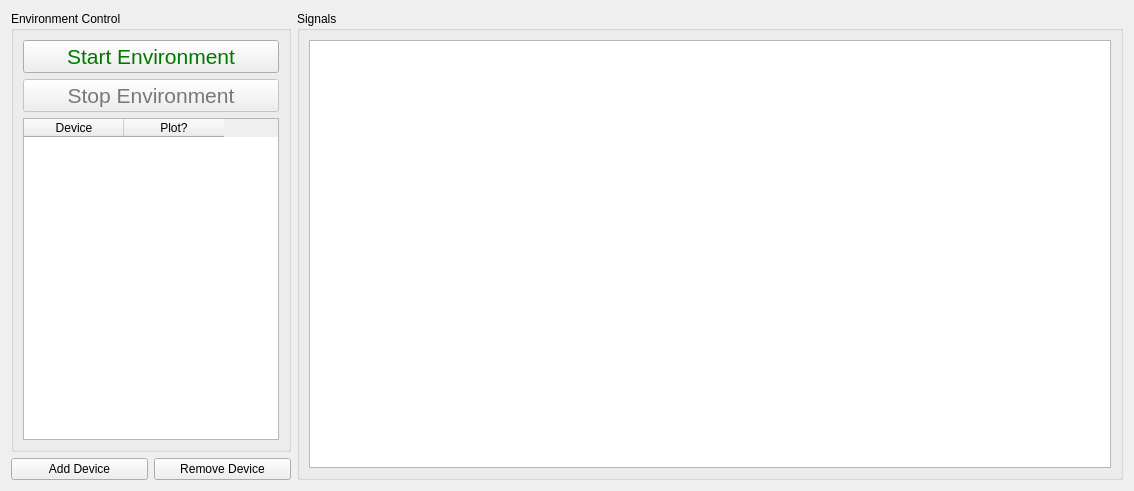
<?xml version="1.0" encoding="UTF-8"?>
<ui version="4.0">
 <class>Form</class>
 <widget class="QWidget" name="Form">
  <property name="geometry">
   <rect>
    <x>0</x>
    <y>0</y>
    <width>1134</width>
    <height>491</height>
   </rect>
  </property>
  <property name="windowTitle">
   <string>Form</string>
  </property>
  <layout class="QHBoxLayout" name="horizontalLayout_4">
   <item>
    <layout class="QVBoxLayout" name="environment_control_layout">
     <item>
      <widget class="QGroupBox" name="environment_control_groupbox">
       <property name="sizePolicy">
        <sizepolicy hsizetype="Minimum" vsizetype="Minimum">
         <horstretch>0</horstretch>
         <verstretch>0</verstretch>
        </sizepolicy>
       </property>
       <property name="title">
        <string>Environment Control</string>
       </property>
       <layout class="QVBoxLayout" name="verticalLayout_2">
        <item>
         <layout class="QVBoxLayout" name="button_layout">
          <item>
           <widget class="QPushButton" name="start_test_button">
            <property name="sizePolicy">
             <sizepolicy hsizetype="Minimum" vsizetype="Minimum">
              <horstretch>0</horstretch>
              <verstretch>0</verstretch>
             </sizepolicy>
            </property>
            <property name="palette">
             <palette>
              <active>
               <colorrole role="ButtonText">
                <brush brushstyle="SolidPattern">
                 <color alpha="255">
                  <red>0</red>
                  <green>120</green>
                  <blue>0</blue>
                 </color>
                </brush>
               </colorrole>
              </active>
              <inactive>
               <colorrole role="ButtonText">
                <brush brushstyle="SolidPattern">
                 <color alpha="255">
                  <red>0</red>
                  <green>120</green>
                  <blue>0</blue>
                 </color>
                </brush>
               </colorrole>
              </inactive>
              <disabled>
               <colorrole role="ButtonText">
                <brush brushstyle="SolidPattern">
                 <color alpha="255">
                  <red>120</red>
                  <green>120</green>
                  <blue>120</blue>
                 </color>
                </brush>
               </colorrole>
              </disabled>
             </palette>
            </property>
            <property name="font">
             <font>
              <pointsize>16</pointsize>
             </font>
            </property>
            <property name="toolTip">
             <string>Start playing the signal</string>
            </property>
            <property name="text">
             <string>Start Environment</string>
            </property>
           </widget>
          </item>
          <item>
           <widget class="QPushButton" name="stop_test_button">
            <property name="enabled">
             <bool>false</bool>
            </property>
            <property name="sizePolicy">
             <sizepolicy hsizetype="Minimum" vsizetype="Minimum">
              <horstretch>0</horstretch>
              <verstretch>0</verstretch>
             </sizepolicy>
            </property>
            <property name="palette">
             <palette>
              <active>
               <colorrole role="ButtonText">
                <brush brushstyle="SolidPattern">
                 <color alpha="255">
                  <red>255</red>
                  <green>0</green>
                  <blue>0</blue>
                 </color>
                </brush>
               </colorrole>
              </active>
              <inactive>
               <colorrole role="ButtonText">
                <brush brushstyle="SolidPattern">
                 <color alpha="255">
                  <red>255</red>
                  <green>0</green>
                  <blue>0</blue>
                 </color>
                </brush>
               </colorrole>
              </inactive>
              <disabled>
               <colorrole role="ButtonText">
                <brush brushstyle="SolidPattern">
                 <color alpha="255">
                  <red>120</red>
                  <green>120</green>
                  <blue>120</blue>
                 </color>
                </brush>
               </colorrole>
              </disabled>
             </palette>
            </property>
            <property name="font">
             <font>
              <pointsize>16</pointsize>
             </font>
            </property>
            <property name="toolTip">
             <string>Stop playing the signal by ramping down the level</string>
            </property>
            <property name="text">
             <string>Stop Environment</string>
            </property>
           </widget>
          </item>
         </layout>
        </item>
        <item>
         <widget class="QTableWidget" name="device_table">
          <property name="sizePolicy">
           <sizepolicy hsizetype="Fixed" vsizetype="Expanding">
            <horstretch>0</horstretch>
            <verstretch>0</verstretch>
           </sizepolicy>
          </property>
          <column>
           <property name="text">
            <string>Device</string>
           </property>
          </column>
          <column>
           <property name="text">
            <string>Plot?</string>
           </property>
          </column>
         </widget>
        </item>
       </layout>
      </widget>
     </item>
     <item>
      <layout class="QHBoxLayout" name="horizontalLayout_2">
       <property name="topMargin">
        <number>0</number>
       </property>
       <item>
        <widget class="QPushButton" name="add_device_button">
         <property name="text">
          <string>Add Device</string>
         </property>
        </widget>
       </item>
       <item>
        <widget class="QPushButton" name="remove_device_button">
         <property name="text">
          <string>Remove Device</string>
         </property>
        </widget>
       </item>
      </layout>
     </item>
    </layout>
   </item>
   <item>
    <layout class="QVBoxLayout" name="signal_layout">
     <item>
      <widget class="QGroupBox" name="output_signal_groupbox">
       <property name="sizePolicy">
        <sizepolicy hsizetype="Preferred" vsizetype="Expanding">
         <horstretch>0</horstretch>
         <verstretch>0</verstretch>
        </sizepolicy>
       </property>
       <property name="title">
        <string>Signals</string>
       </property>
       <layout class="QHBoxLayout" name="horizontalLayout_3">
        <item>
         <widget class="PlotWidget" name="response_signal_plot"/>
        </item>
       </layout>
      </widget>
     </item>
    </layout>
   </item>
  </layout>
 </widget>
 <customwidgets>
  <customwidget>
   <class>PlotWidget</class>
   <extends>QGraphicsView</extends>
   <header location="global">pyqtgraph</header>
  </customwidget>
 </customwidgets>
 <resources/>
 <connections/>
</ui>
